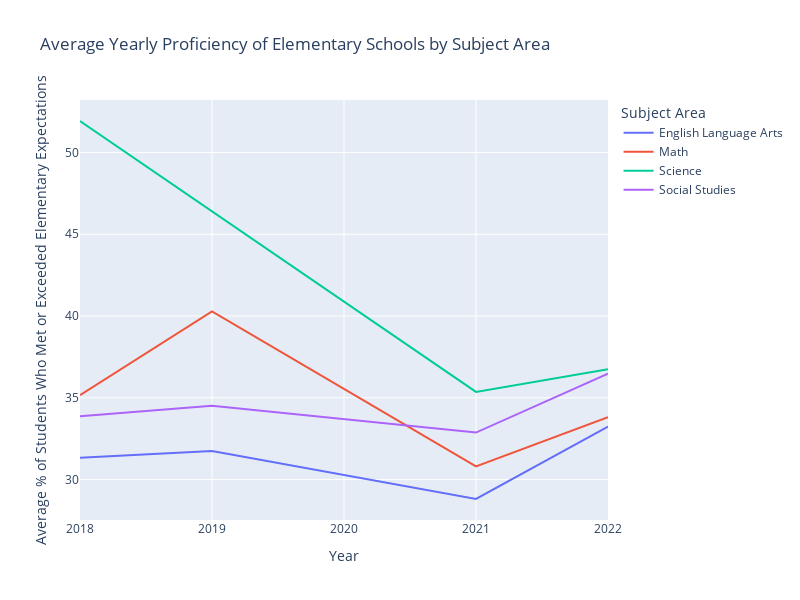

Source (notebook cell):
### Markdown cell above
### Proficiency By School Level And Subject

### Code cell
# Choose Your Level
lvl = 'Elementary' #('Elementary', Secondary', 'High', 'Other')

# Filter DataFrame for the chosen level
level_data = assessments[assessments['school_lvl'] == lvl]

# Calculate average pct_met_exceeded for each subject_area and year
average_data = level_data.groupby(['subject_area', 'year'])['pct_met_exceeded'].mean().reset_index()

# Create a line chart
fig = px.line(average_data, 
              x='year', 
              y='pct_met_exceeded', 
              color='subject_area',
              title=f'Average Yearly Proficiency of {lvl} Schools by Subject Area',
              height=600, 
              width=800)

# Update legends and axis labels
fig.update_layout(legend_title='Subject Area',
                  xaxis_title='Year',
                  yaxis_title=f'Average % of Students Who Met or Exceeded {lvl} Expectations')

# Show the plot
fig.show()

### Figure 1 — Plotly figure (JSON) as saved in the notebook; plotly's stock layout.template omitted (floating-point values rounded to 4 significant figures)
{"data": [{"hovertemplate": "subject_area=English Language Arts<br>year=%{x}<br>pct_met_exceeded=%{y}<extra></extra>", "legendgroup": "English Language Arts", "line": {"color": "#636efa", "dash": "solid"}, "marker": {"symbol": "circle"}, "mode": "lines", "name": "English Language Arts", "orientation": "v", "showlegend": true, "type": "scatter", "x": [2018, 2019, 2021, 2022], "xaxis": "x", "y": [31.34, 31.74, 28.81, 33.24], "yaxis": "y"}, {"hovertemplate": "subject_area=Math<br>year=%{x}<br>pct_met_exceeded=%{y}<extra></extra>", "legendgroup": "Math", "line": {"color": "#EF553B", "dash": "solid"}, "marker": {"symbol": "circle"}, "mode": "lines", "name": "Math", "orientation": "v", "showlegend": true, "type": "scatter", "x": [2018, 2019, 2021, 2022], "xaxis": "x", "y": [35.17, 40.29, 30.81, 33.81], "yaxis": "y"}, {"hovertemplate": "subject_area=Science<br>year=%{x}<br>pct_met_exceeded=%{y}<extra></extra>", "legendgroup": "Science", "line": {"color": "#00cc96", "dash": "solid"}, "marker": {"symbol": "circle"}, "mode": "lines", "name": "Science", "orientation": "v", "showlegend": true, "type": "scatter", "x": [2018, 2021, 2022], "xaxis": "x", "y": [51.92, 35.36, 36.74], "yaxis": "y"}, {"hovertemplate": "subject_area=Social Studies<br>year=%{x}<br>pct_met_exceeded=%{y}<extra></extra>", "legendgroup": "Social Studies", "line": {"color": "#ab63fa", "dash": "solid"}, "marker": {"symbol": "circle"}, "mode": "lines", "name": "Social Studies", "orientation": "v", "showlegend": true, "type": "scatter", "x": [2018, 2019, 2021, 2022], "xaxis": "x", "y": [33.87, 34.52, 32.87, 36.47], "yaxis": "y"}], "layout": {"height": 600, "legend": {"title": {"text": "Subject Area"}, "tracegroupgap": 0}, "title": {"text": "Average Yearly Proficiency of Elementary Schools by Subject Area"}, "width": 800, "xaxis": {"anchor": "y", "domain": [0, 1], "title": {"text": "Year"}}, "yaxis": {"anchor": "x", "domain": [0, 1], "title": {"text": "Average % of Students Who Met or Exceeded Elementary Expectations"}}}}
